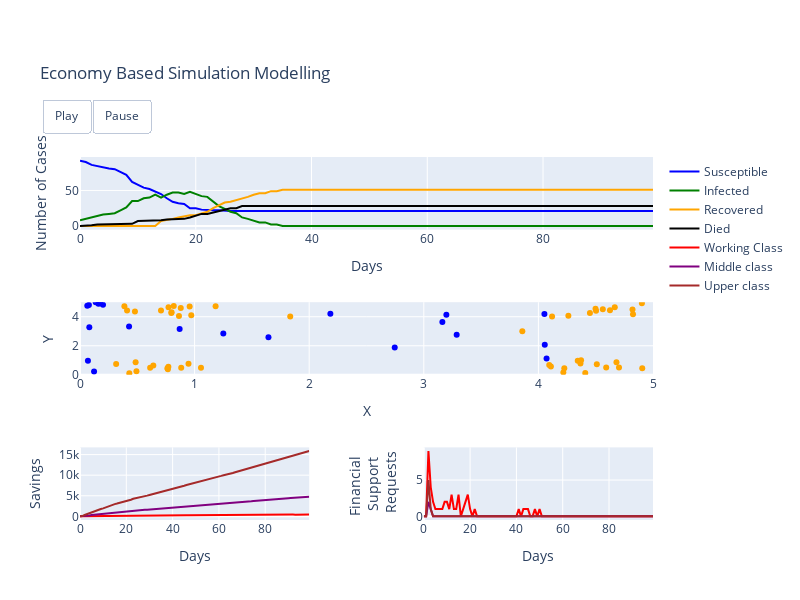

Write notebook code for a chart like this one.
### Code cell
replay_plot(negatives, positives, survivors, deaths, df, grid_max, daily_average_savings, daily_support_requests)
